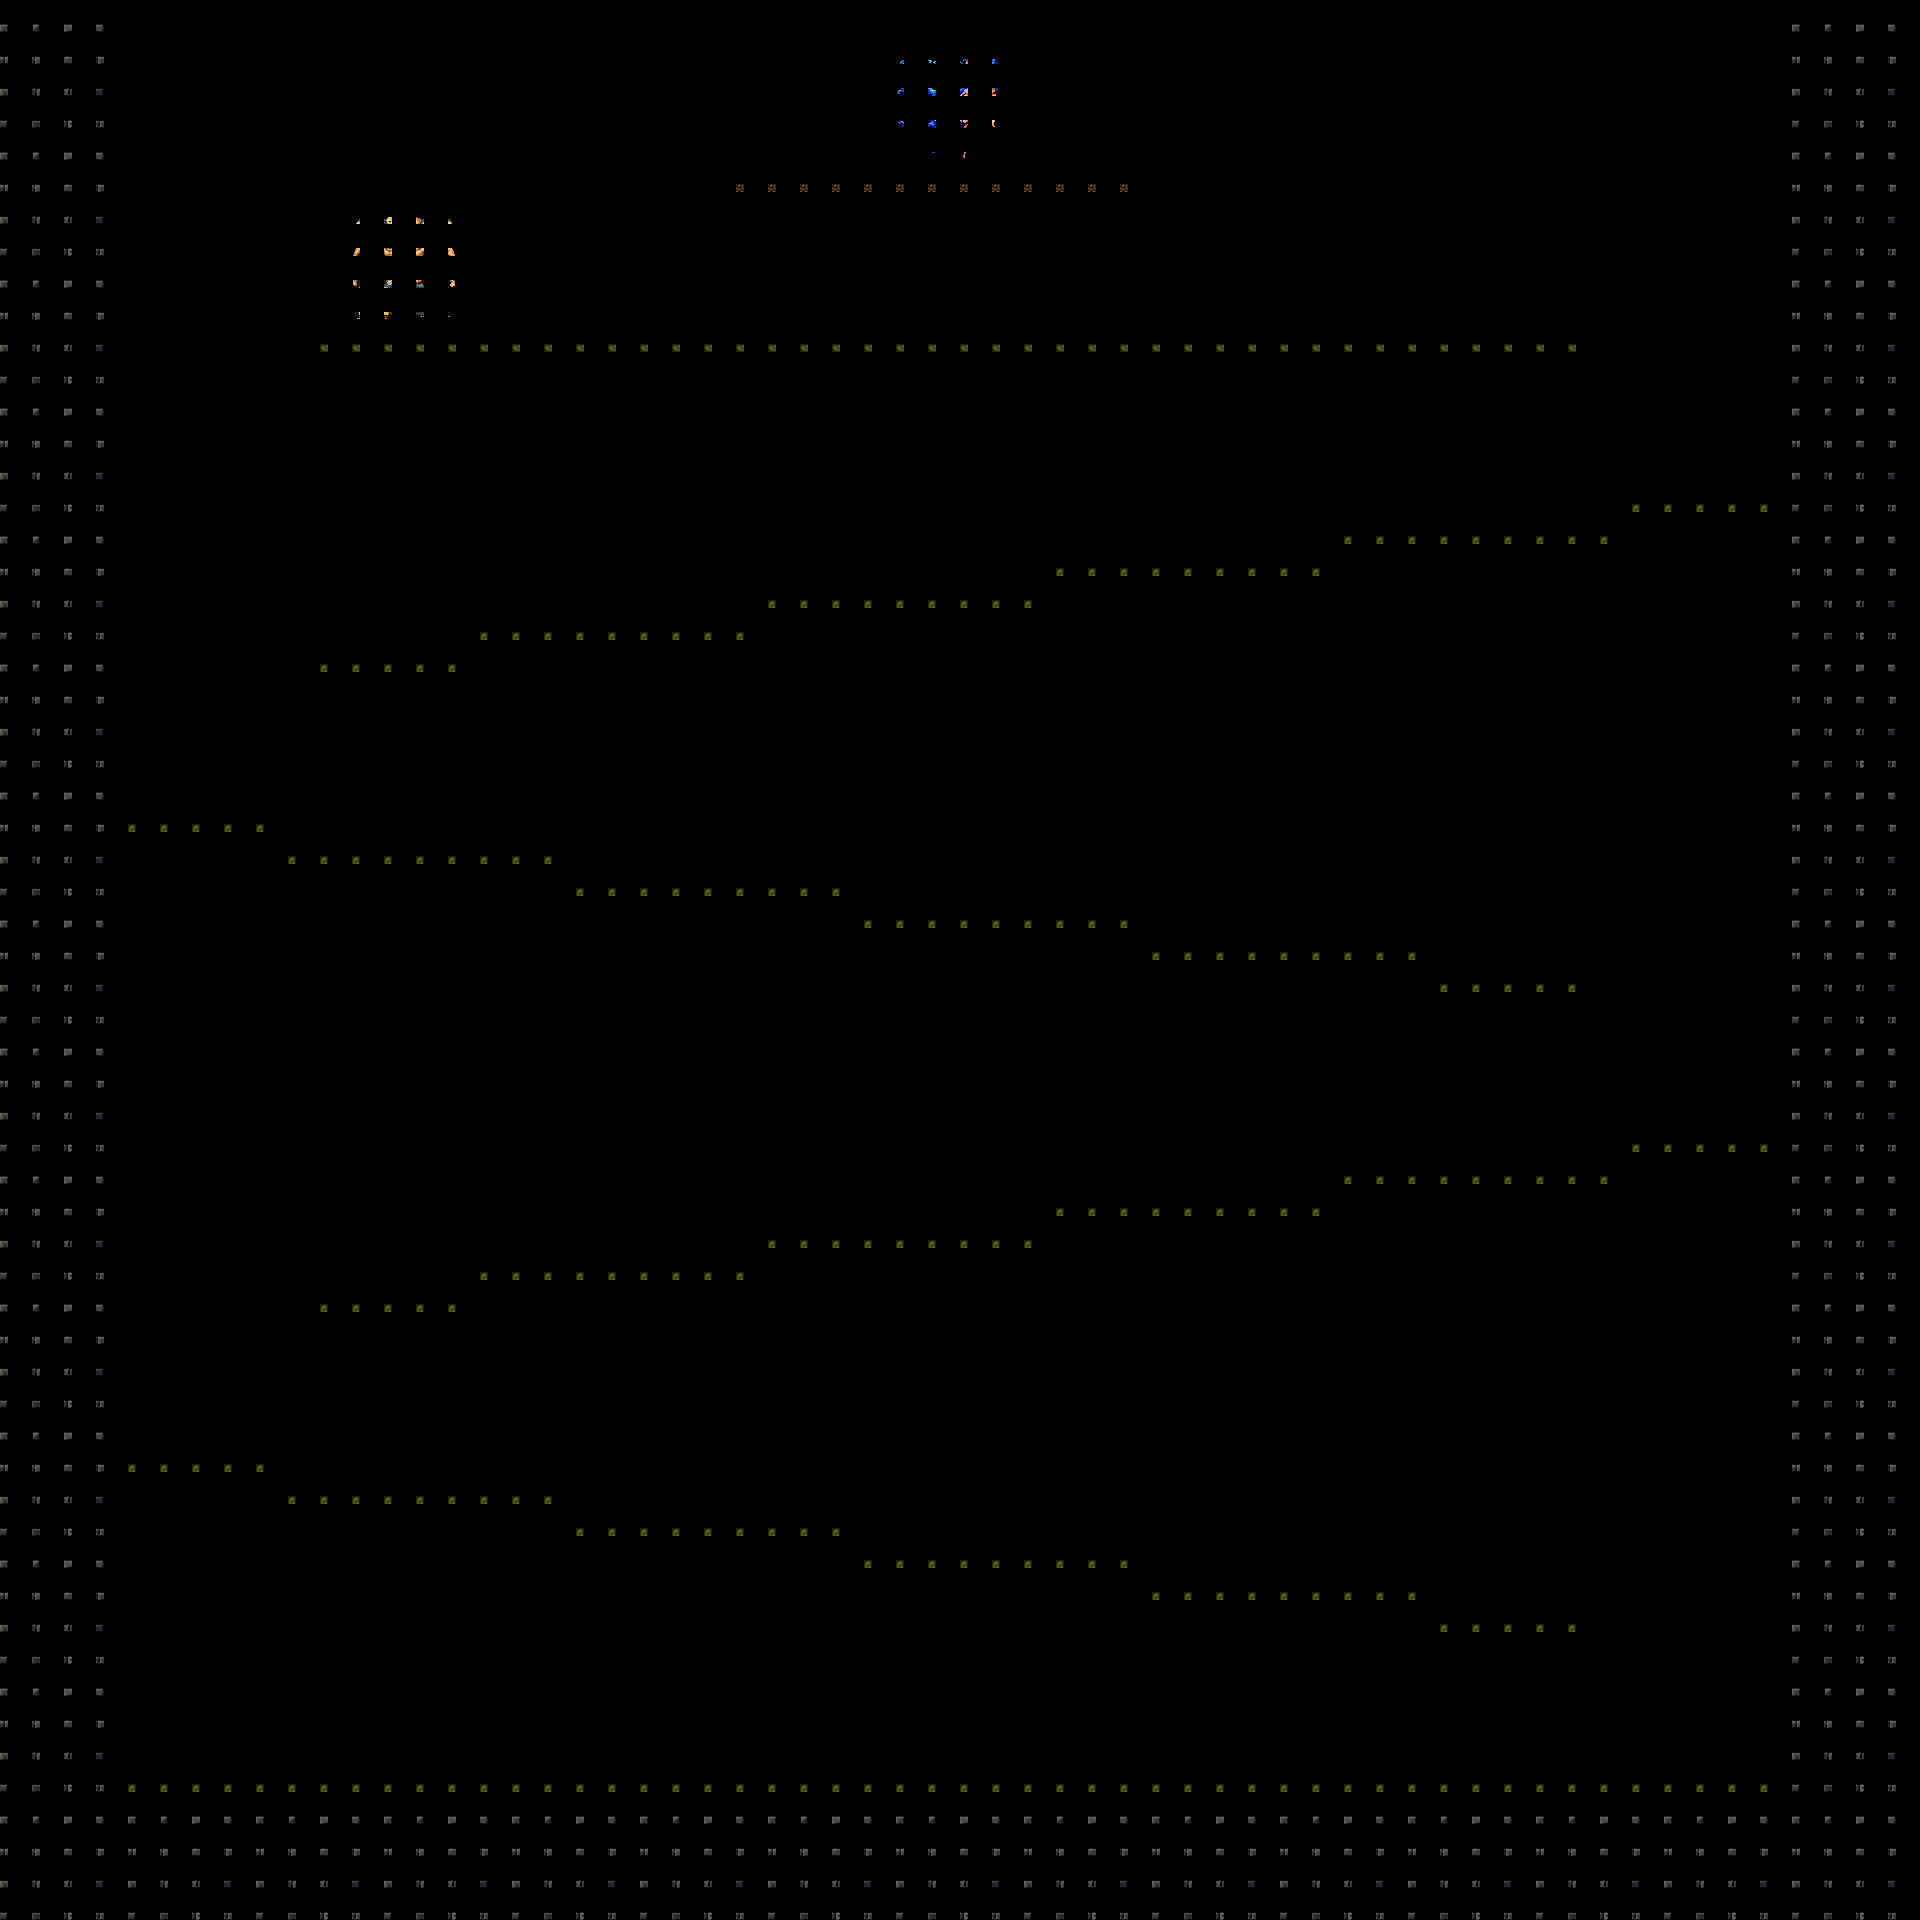

Below is a game level as drawn by its tile map, then a one-line description and the .tmx that defines it (tile-layer data replaced by summaries):
An orthogonal 60x60 tile map with 32x32 px tiles, 1 tile layer (Tile Layer 1).

<map version="1.10" tiledversion="1.10.2" orientation="orthogonal" renderorder="right-down" width="60" height="60" tilewidth="32" tileheight="32" infinite="0" nextlayerid="2" nextobjectid="1">
 <tileset firstgid="1" source="donko2.tsx" />
 <layer id="1" name="Tile Layer 1" width="60" height="60">
  <data>[3600 cells, 1009 non-empty, 50 distinct tile ids]</data>
 </layer>
</map>